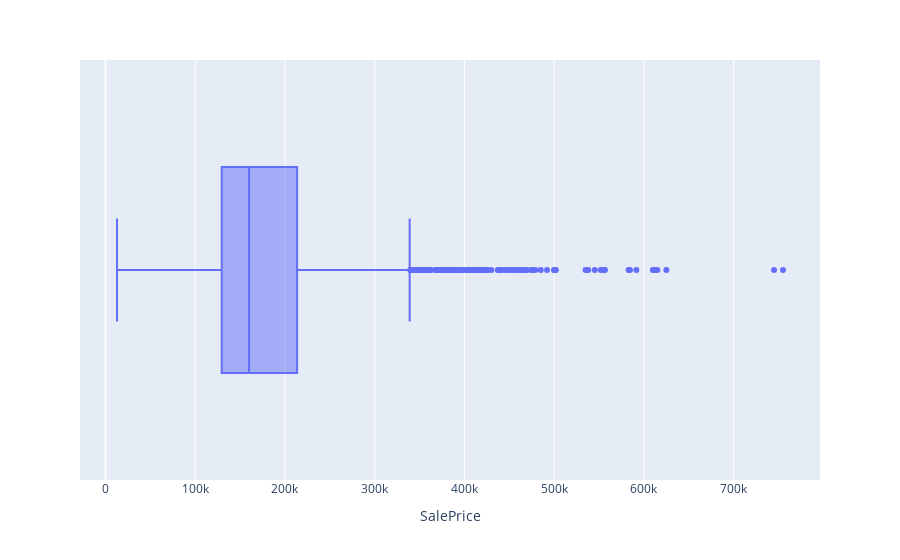

Source (notebook cell):
### Code cell
fig = px.box(data, x="SalePrice")
fig.show()

### Figure 1 — Plotly figure (JSON) as saved in the notebook; plotly's stock layout.template omitted (floating-point values rounded to 4 significant figures; data arrays with more than 128 entries replaced by an {"elided": "..."} marker saying what was removed)
{"data": [{"alignmentgroup": "True", "hovertemplate": "SalePrice=%{x}<extra></extra>", "legendgroup": "", "marker": {"color": "#636efa"}, "name": "", "notched": false, "offsetgroup": "", "orientation": "h", "showlegend": false, "type": "box", "x": {"elided": "2930 int values"}, "x0": " ", "xaxis": "x", "y0": " ", "yaxis": "y"}], "layout": {"boxmode": "group", "legend": {"tracegroupgap": 0}, "margin": {"t": 60}, "xaxis": {"anchor": "y", "domain": [0, 1], "title": {"text": "SalePrice"}}, "yaxis": {"anchor": "x", "domain": [0, 1]}}}
